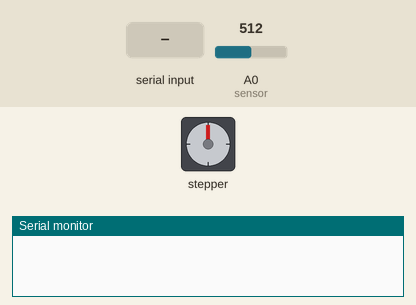
A sketch run on a simulated Arduino Uno, built with avr-gcc and run on an emulated ATmega328P. On the bench: stepper motor, the last lines printed to the serial monitor. Wiring (inferred from the names in the program): stepper motor (2048 steps per turn assumed): coils pin 12, pin 11, pin 10, pin 9. The inputs (shaded band) are chosen by the test bench; at power-on: A0 (sensor) = 512.

Above: at 1.2 s.
1.3 s: "connect" received over Serial
At 2.94 s:
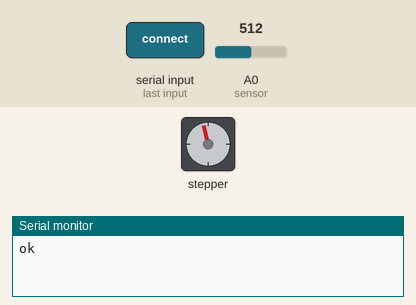
At 3.57 s:
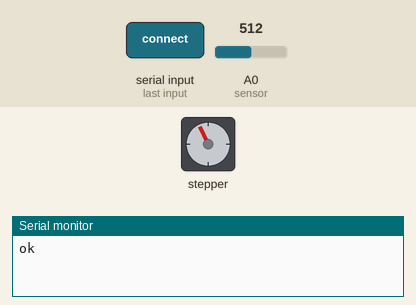
4.3 s: A0 (sensor) set to 576
At 4.5 s:
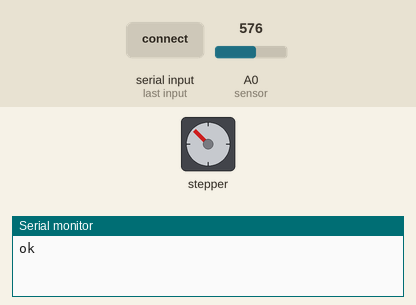
7.3 s: A0 (sensor) set to 602
10.3 s: A0 (sensor) set to 682
13.3 s: A0 (sensor) set to 709
Timing chart, 0 to 20.3 s (numbered marks = the images above; inputs shaded):
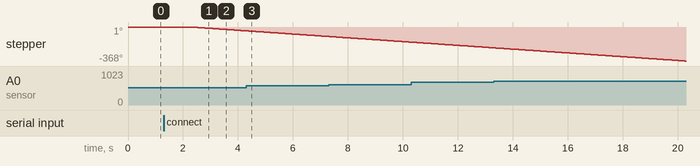

The sketch:

firmware.ino
```cpp
//declare variables for the motor and IR sensor pins
#define motorPin1 12
#define motorPin2 11
#define motorPin3 10
#define motorPin4 9
#define sensor A0


int motorSpeed = 4000;  //variable to set stepper speed
int count = 0;          // count of steps made
int countsperrev = 50; // number of steps per full revolution
int lookup[8] = {B01000, B01100, B00100, B00110, B00010, B00011, B00001, B01001};


//////////////////////////////////////////////////////////////////////////////

void setup() {
  //declare the motor pins as outputs
  pinMode(motorPin1, OUTPUT);
  pinMode(motorPin2, OUTPUT);
  pinMode(motorPin3, OUTPUT);
  pinMode(motorPin4, OUTPUT);
  //declare the sensor pin as input
  pinMode(sensor, INPUT);
  //start the serial communication
  Serial.begin(115200);
  //wait for initialization
  delay(20);

}


void loop() {
  if (Serial.available())
  {
    //get the command
    String cmd = Serial.readString();
    if (cmd == "connect")
    {
      //on connection with the PC
      Serial.print("ok");
      home();
    }
    else
    {
      //move to the desired position
      move_pct(cmd.toInt());
      Serial.print(cmd);

    }
  }
}

void move_pct(int pct)
{
  //Rotate to a position with a certain pct of transmission
  int steps = int(map(pct, 0, 100, 39, 0));
  if (steps >= count)
    rotate(steps - count, true);
  else
    rotate(count - steps, false);
  count = steps;
}

void home()
{
  //Find the reference position and go back
  long current, last_val;
  int steps = 1;
  float ratio = 0;
  rotate(1, true);
  last_val = analogRead(sensor);
  while (ratio < 1.15)
  {
    rotate(1, true);
    steps++;

    current = analogRead(sensor);
    delay(2);
    ratio = float(current) / float(last_val);
    last_val = current;
  }
  if (steps > countsperrev)
    steps = steps % countsperrev;
  steps = countsperrev - steps;

  if (steps >= 20)
    steps -= 20;
  else if (steps <= 10)
    steps += 29;
  else
    steps = 0;

  Serial.println(map(steps, 0, 39, 100, 0));
  //go to the origin position
  rotate(20, true);
  //move to the initial pct
  move_pct(map(steps, 0, 39, 100, 0));
}


void rotate(int steps, bool clockwise_rot)
{
  //rotate the disk for a certain nr of steps
  for (int s = 0; s < steps; s++)
  {
    if (!clockwise_rot)
      clockwise();
    else
      anticlockwise();
  }
}


void anticlockwise()
{
  //rotate one step anticlockwise
  for (int i = 0; i < 8; i++)
  {
    setOutput(i);
    delayMicroseconds(motorSpeed);
  }
}

void clockwise()
{
  //rotate one step clockwise
  for (int i = 7; i >= 0; i--)
  {
    setOutput(i);
    delayMicroseconds(motorSpeed);
  }
}

void setOutput(int out)
{
  //low level output assignment
  digitalWrite(motorPin1, bitRead(lookup[out], 0));
  digitalWrite(motorPin2, bitRead(lookup[out], 1));
  digitalWrite(motorPin3, bitRead(lookup[out], 2));
  digitalWrite(motorPin4, bitRead(lookup[out], 3));
}
```

Measured:
- after the input at 1.3 s, stepper: keeps turning counter-clockwise at about 21°/s, starting after 1.0 s
